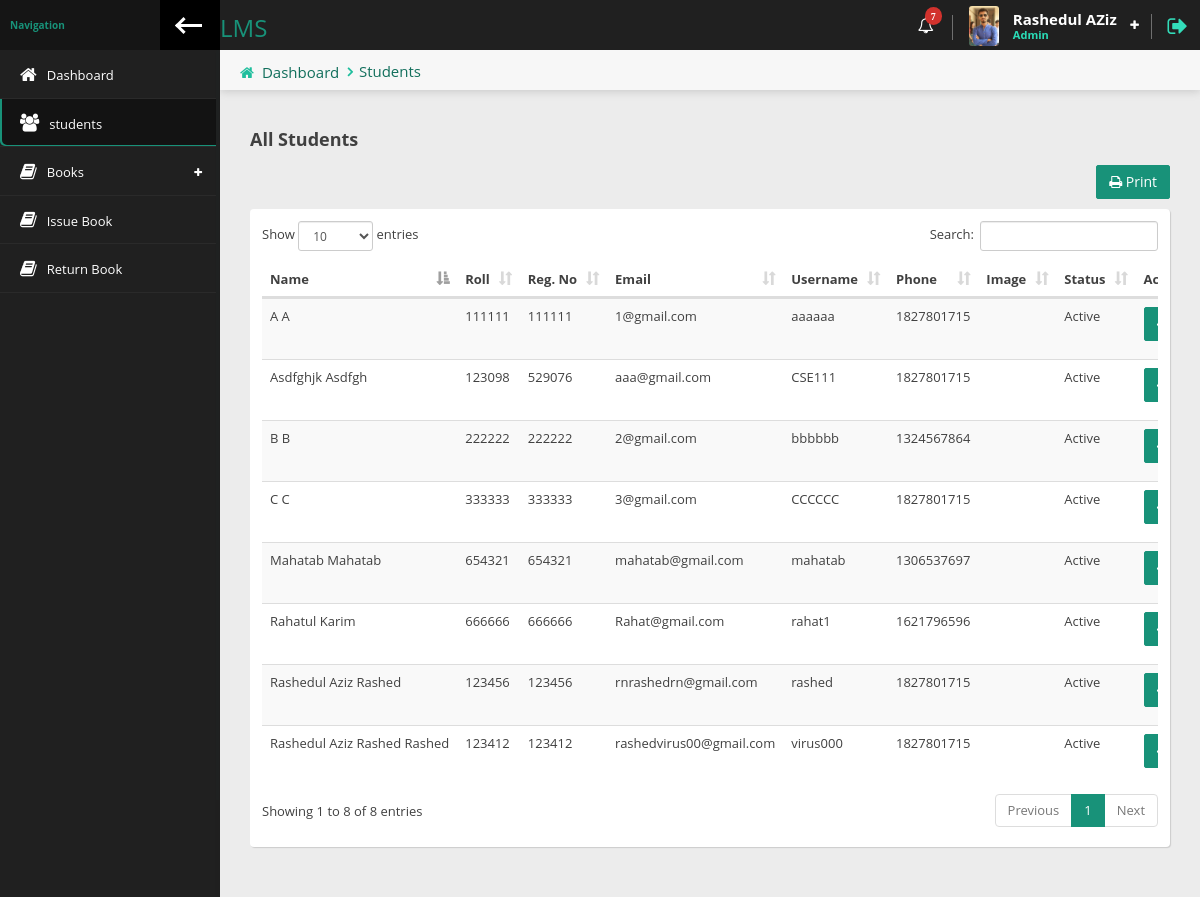
The app's page /librarian/students.php (signed in) with its own data.
### tables this page shows
CREATE TABLE `librarian` (
  `id` int(3) NOT NULL,
  `firstname` varchar(50) NOT NULL,
  `lastname` varchar(50) NOT NULL,
  `email` varchar(50) NOT NULL,
  `username` varchar(50) NOT NULL,
  `password` varchar(255) NOT NULL,
  `datetime` timestamp NOT NULL DEFAULT current_timestamp()
);

CREATE TABLE `students` (
  `id` int(50) NOT NULL,
  `fname` varchar(20) NOT NULL,
  `lname` varchar(20) NOT NULL,
  `roll` int(6) NOT NULL,
  `reg` int(6) NOT NULL,
  `department` varchar(50) NOT NULL,
  `email` varchar(50) NOT NULL,
  `username` varchar(20) NOT NULL,
  `password` varchar(255) NOT NULL,
  `phone` int(11) NOT NULL,
  `image` varchar(50) DEFAULT NULL,
  `status` tinyint(1) NOT NULL,
  `datetime` timestamp NOT NULL DEFAULT current_timestamp()
);

### librarian/students.php (the view)
<?php
require_once 'header.php';
?>
                <div class="content-header">
                    <div class="leftside-content-header">
                        <ul class="breadcrumbs">
                            <li><i class="fa fa-home" aria-hidden="true"></i><a href="index.php">Dashboard</a></li>
                            <li><a href="javascript:avoid(0)">Students</a></li>
                        </ul>
                    </div>
                </div>
             <div class="row animated fadeInRight">
                <div class="col-sm-12">
                   <div class="puii-left"> <h4 class="section-subtitle"><b>All Students</b></h4></div>
                    <div class="pull-right"><a href="print-all-students.php" target="_blank" class="btn btn-primary"><i class="fa fa-print"></i> Print</a></div>
                    <div class="clearfix"></div>
                    <div class="panel">
                        <div class="panel-content">
                            <div class="table-responsive">
                                <table id="basic-table" class="data-table table table-striped nowrap table-hover" cellspacing="0" width="100%">
                                    <thead>
                                    <tr>
                                        <th>Name</th>
                                        <th>Roll</th>
                                        <th>Reg. No</th>
                                           <th>Email</th>
                                        <th>Username</th>
                                        <th>Phone</th>
                                           <th>Image</th>
                                        <th>Status</th>
                                        <th>Action</th>
                                    </tr>
                                    </thead>
                                    <tbody>
                                        <?php
                                        $result=mysqli_query($con, "select * from students");
                                        while ($row = mysqli_fetch_assoc($result)) {
                                            ?>
                                             <tr>
                                            <td><?=ucwords($row['fname'].' '.$row['lname'])?></td>
                                              <td><?=$row['roll']?></td>
                                              <td><?=$row['reg']?></td>
                                              <td><?=$row['email']?></td>
                                              <td><?=$row['username']?></td>
                                              <td><?=$row['phone']?></td>
                                              <td><img src="<?=$row['image']?>"></td>
                                              <td><?=$row['status']==1 ? 'Active' : 'Inactive'?></td>
                                              <td>
                                                <?php
                                                if($row['status']==1)
                                                {
                                                    ?>
                                                      <a href="status_inactive.php?id= <?=base64_encode($row['id'])?>" class="btn btn-primary"><i class="fa fa-arrow-up"></i></a>
                                                    <?php
                                                }
                                                else{
                                                    ?>
                                                      <a href="status_active.php?id= <?=base64_encode($row['id'])?>" class="btn btn-warning"><i class="fa fa-arrow-down"></i></a>
                                                    <?php
                                                }
                                                ?>
                                              </td>
                                        </tr>
                                            <?php
                                        }
                                        ?>
                                    </tbody>
                                </table>
                            </div>
                        </div>
                    </div>
                </div>
            </div>
        </div>
        <?php
        require_once 'footer.php';
        ?>

### librarian/header.php (shortened to what this page needs)
<?php
$page = explode('/',$_SERVER['PHP_SELF']);
$page =end($page);
require_once '../dbcon.php';
$librarian_login=$_SESSION['librarian_login'];
$data=mysqli_query($con,"SELECT * FROM librarian WHERE email='$librarian_login' || username='$librarian_login'");
$librarian_info = mysqli_fetch_assoc($data);
?>
<!doctype html>
<html lang="en" class="fixed left-sidebar-top">
<head>
    <link href="../assets/vendor/pace/pace-theme-minimal.css" rel="stylesheet" />
    <link rel="stylesheet" href="../assets/vendor/bootstrap/css/bootstrap.css">
    <link rel="stylesheet" href="../assets/vendor/font-awesome/css/font-awesome.css">
    <link rel="stylesheet" href="../assets/vendor/animate.css/animate.css">
    <link rel="stylesheet" href="../assets/vendor/toastr/toastr.min.css">
    <link rel="stylesheet" href="../assets/vendor/magnific-popup/magnific-popup.css">
    <link rel="stylesheet" href="../assets/stylesheets/css/style.css">
        <link rel="stylesheet" href="../assets/vendor/data-table/media/css/dataTables.bootstrap.min.css">
</head>
<body>
    <div class="wrap">
        <div class="page-header">
            <div class="leftside-header">
                <div class="logo">
                    <a href="index.php" class="on-click">
                        <h3>LMS</h3>
                    </a>
                </div>
            </div>
            <div class="rightside-header">
                <div class="header-section hidden-xs" id="notice-headerbox">
                    <div class="notice" id="alerts-notice">
                        <i class="fa fa-bell-o" aria-hidden="true"><span class="badge badge-xs badge-top-right x-danger">7</span></i>
                    </div>
                </div>
                <div class="header-section" id="user-headerbox">
                    <div class="user-header-wrap">
                        <div class="user-photo">
                            <img alt="profile photo" src="../assets/images/rashed1.jpg" />
                        </div>
                        <div class="user-info">
                            <span class="user-name"> <?=$librarian_info['firstname'] ?></span>
                            <span class="user-profile">Admin</span>
                        </div>
                        <i class="fa fa-plus icon-open" aria-hidden="true"></i>
                    </div>
                </div>
                <div class="header-section">
                    <a href="logout.php" data-toggle="tooltip" onclick="return confirm('Are you sure to Logout?');" data-placement="left" title="Logout"><i class="fa fa-sign-out log-out" aria-hidden="true"></i></a>
                </div>
            </div>
        </div>
        <div class="page-body">
            <div class="left-sidebar">
                <div class="left-sidebar-header">
                    <div class="left-sidebar-title">Navigation</div>
                    <div class="left-sidebar-toggle c-hamburger c-hamburger--htla hidden-xs" data-toggle-class="left-sidebar-collapsed" data-target="html">
                        <span></span>
                    </div>
                </div>
                <div id="left-nav" class="nano">
                    <div class="nano-content">
                        <nav>
                            <ul class="nav nav-left-lines" id="main-nav">
                                <li class="<?= $page=='index.php' ? 'active-item':''?>"><a href="index.php"><i class="fa fa-home" aria-hidden="true"></i><span>Dashboard</span></a></li>
                                 <li class="<?= $page=='students.php' ? 'active-item':''?>"><a href="students.php"><i class="fa fa-users" aria-hidden="true"></i><span>students</span></a></li>
                                 <li class="has-child-item close-item <?= $page=='add-book.php' ? 'open-item':''?><?= $page=='manage-books.php' ? 'open-item':''?>" >
                                    <a><i class="fa fa-book" aria-hidden="true"></i><span>Books</span></a>
                                </li>
                                <li class="<?= $page=='issue-book.php' ? 'active-item':''?>"><a href="issue-book.php"><i class="fa fa-book" aria-hidden="true"></i><span>Issue Book</span></a></li>
                                 <li class="<?= $page=='return-book.php' ? 'active-item':''?>"><a href="return-book.php"><i class="fa fa-book" aria-hidden="true"></i><span>Return Book</span></a></li>
                            </ul>
                        </nav>
                    </div>
                </div>
            </div>
            <div class="content">

### records on screen
librarian: firstname "Rashedul AZiz"
students: fname+lname "Rashedul Aziz Rashed", roll "123456", reg "123456", email "rnrashedrn@gmail.com", username "rashed", phone "1827801715", status "Active"
students: fname+lname "Mahatab Mahatab", roll "654321", reg "654321", email "mahatab@gmail.com", username "mahatab", phone "1306537697", status "Active"
students: fname+lname "Rashedul Aziz Rashed Rashed", roll "123412", reg "123412", email "rashedvirus00@gmail.com", username "virus000", phone "1827801715", status "Active"
students: fname+lname "A A", roll "111111", reg "111111", email "1@gmail.com", username "aaaaaa", phone "1827801715", status "Active"
students: fname+lname "B B", roll "222222", reg "222222", email "2@gmail.com", username "bbbbbb", phone "1324567864", status "Active"
students: fname+lname "C C", roll "333333", reg "333333", email "3@gmail.com", username "CCCCCC", phone "1827801715", status "Active"
students: fname+lname "Asdfghjk Asdfgh", roll "123098", reg "529076", email "aaa@gmail.com", username "CSE111", phone "1827801715", status "Active"
students: fname+lname "Rahatul Karim", roll "666666", reg "666666", email "Rahat@gmail.com", username "rahat1", phone "1621796596", status "Active"
